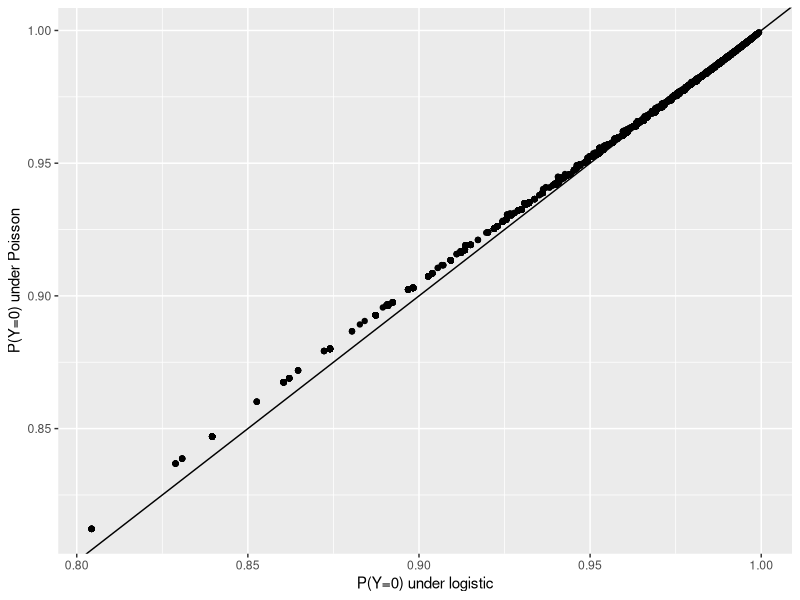
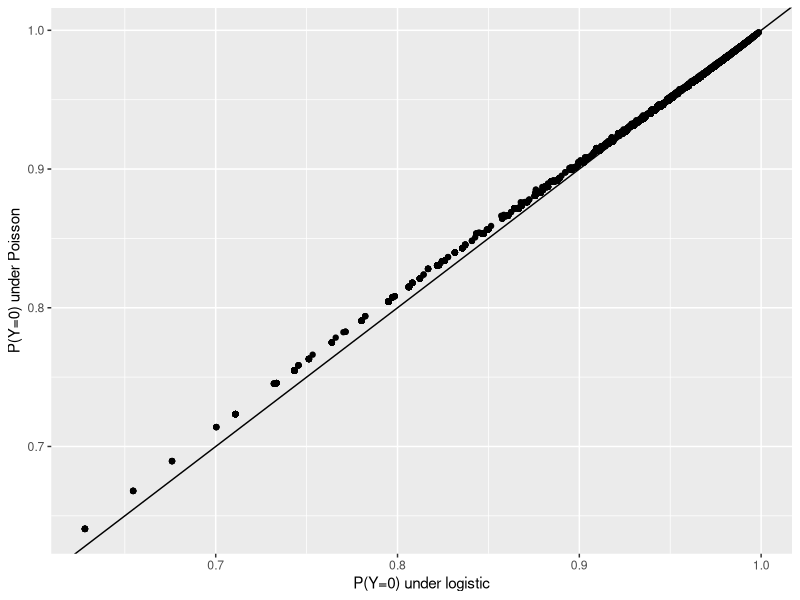

The R script that drew these images, in order:
## ---- chunk 1
library(tidyverse)
## ---- chunk 2
set.seed(201205)
X = matrix(rbinom( 10000*10, 1, 0.2), ncol=10)
X = cbind(V0 = 1, X)
beta = matrix(rnorm(11), ncol=1)
beta[1] = -3
linpred = X%*%beta
Y = rbinom(10000, 1, plogis(linpred))
d = as.data.frame(X)
d$Y = Y
d = select(d, -V0)
m1 = glm(Y~., data = d, family = binomial)
m2 = glm(Y~., data=d, family = poisson)

p1 <- predict(m1, type = 'response') # p
l <- predict(m2, type = 'response') # lambda
d <- tibble(p1, l)
plt <- ggplot(d, aes(1-p1,exp(-l)))+geom_point()+geom_abline()+
  labs(x='P(Y=0) under logistic', y = 'P(Y=0) under Poisson')
print(plt)
## ---- chunk 3
set.seed(201205)
X = matrix(rbinom( 10000*10, 1, 0.2), ncol = 10)
X = cbind(V0 = 1, X)
beta = matrix(rnorm(11), ncol = 1)
beta[1] = -3
linpred = X %*% beta
Y = rbinom(10000, 2, plogis(linpred))
d = as.data.frame(X)
d$Y = Y
d = select(d, -V0)
m1 = glm(Y/2~., data = d, family = binomial, weights = rep(2, nrow(d)))
m2 = glm(Y~., data = d, family = poisson)

p1 <- predict(m1, type = 'response') # p
l <- predict(m2, type = 'response') # lambda
d <- tibble(p1, l)
ggplot(d, aes((1-p1)^2,exp(-l)))+geom_point() + geom_abline() + 
  labs(x = 'P(Y=0) under logistic', y = 'P(Y=0) under Poisson')

